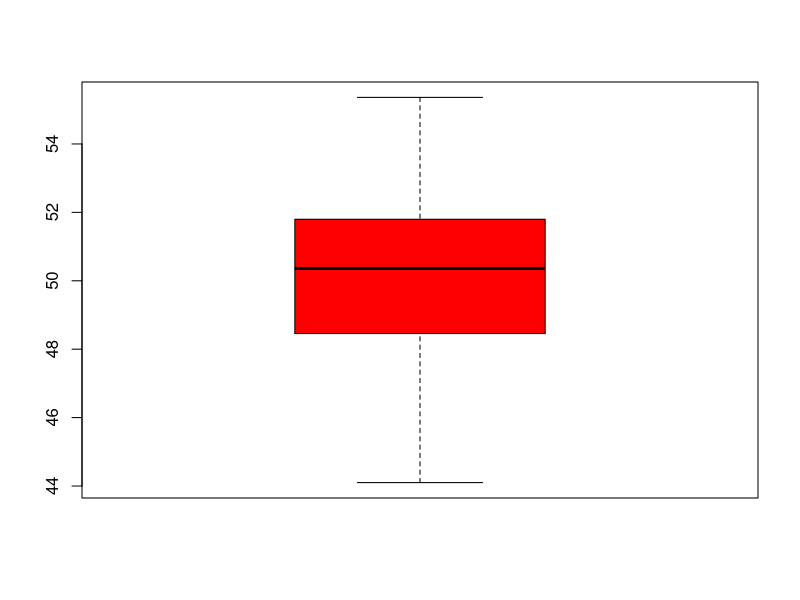

Reproduce this figure in R.
a=c(1,4,4,4,5,5,5,8)
ma=mean(a)
print(ma)

b=c(1,2,3,4,5,6,7,8)
mb=mean(b)
print(mb)

print(sd(a))
print(sd(b))

set.seed(123)
var1=rnorm(20,50,3)
boxplot(var1,horizontal = FALSE,col = 'red')
fivenum(var1)
summary(var1)
par(mfrow=c(1,2))